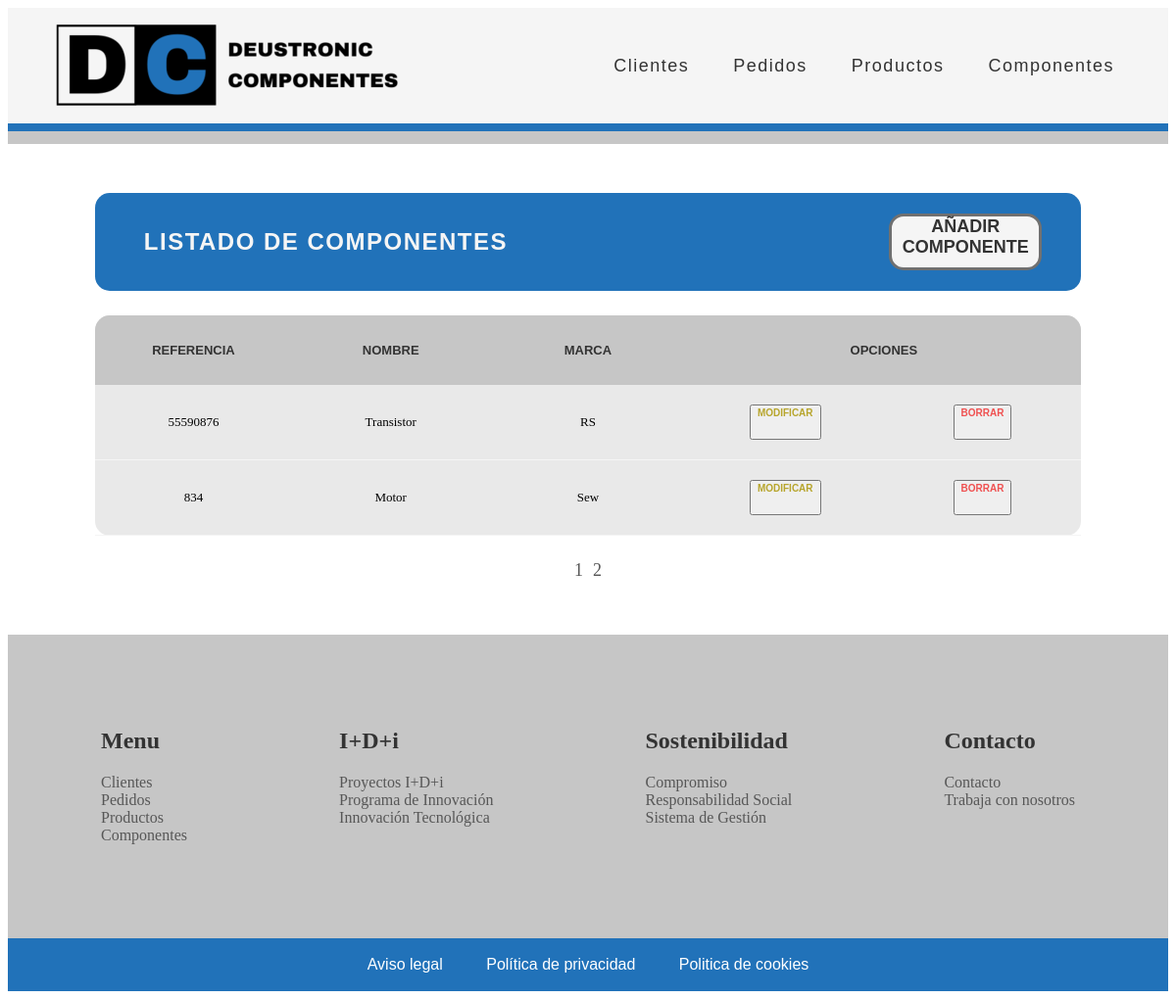
The app's page /appGestionPedidos/componente/list, older data.
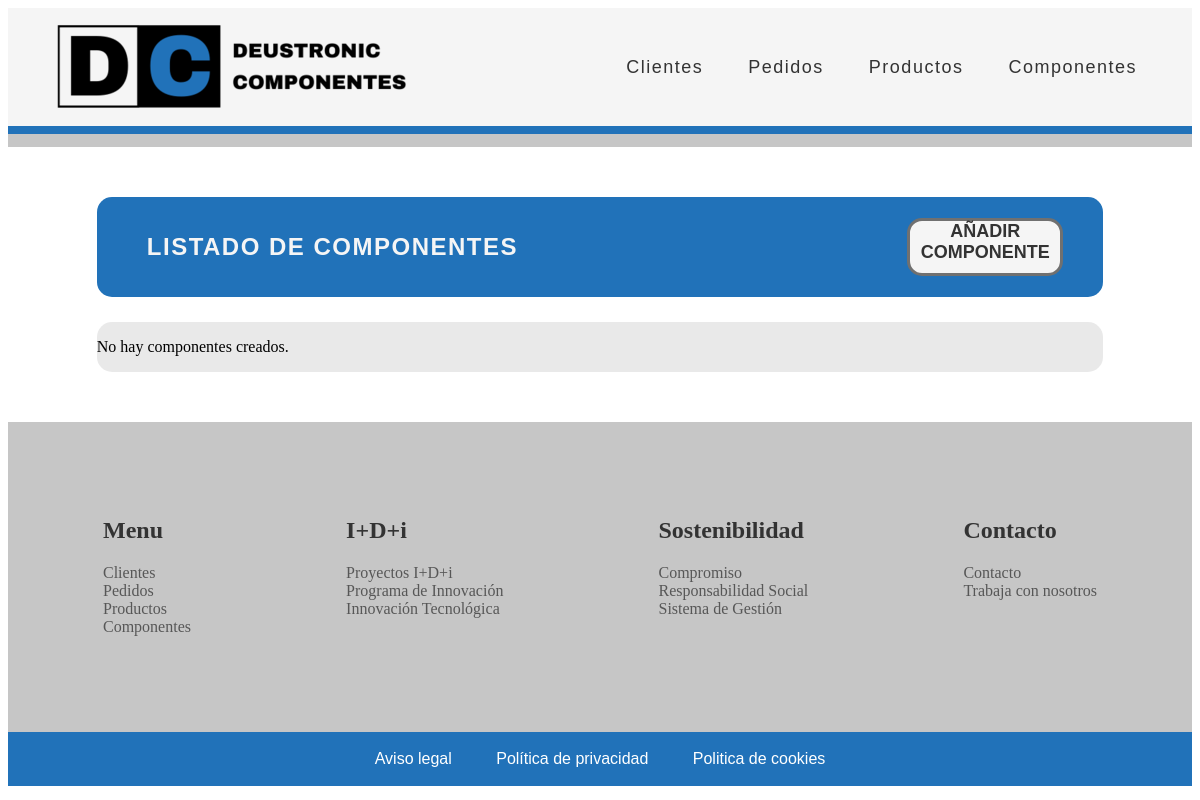
The same page, newer data.
### appGestionPedidos/models.py (models this page shows, shortened)
class Componente(models.Model):
    codigoReferencia = models.IntegerField(unique=True)
    nombreModelo = models.CharField(max_length=16)
    marca = models.CharField(max_length=16)

### appGestionPedidos/views.py (the view)
# urls.py: path('componente/list', views.ComponenteListView.as_view(), name='componente'),
class ComponenteListView(ListView):
    model = Componente
    paginate_by = 2

### appGestionPedidos/templates/appGestionPedidos/componente_list.html (shortened to what this page needs)
{% extends "base.html" %}
{% load static %}
{% block contenido %}
<div class="main_container">
    <div class="main_title_container">
        <div class="main_title">
            <h2>LISTADO DE COMPONENTES</h2>
        </div>
        <a href="/appGestionPedidos/componente/create" alt="crear_cliente">AÑADIR COMPONENTE</a>
    </div>
    <div class="main_table_container">
        {% if componente_list %}
        <table class="main_table">
            <thead>
                <tr>
                    <th>Referencia</th>
                    <th>Nombre</th>
                    <th>Marca</th>
                    <th class="main_table_esp_1" colspan="2">Opciones</th>
                </tr>
            </thead>
            {% for componente in componente_list %}
            <tbody class="main_table_contenido">
                <tr>
                    <td>{{ componente.codigoReferencia }}</td>
                    <td>{{ componente.nombreModelo }}</td>
                    <td>{{ componente.marca }}</td>
                    <td class="main_table_esp_modificar">
                        <button><a href="/appGestionPedidos/modificar-componente/{{ componente.id }}">MODIFICAR</a></button>
                    </td>
                    <td class="main_table_esp_borrar">
                        <button><a class="btnEliminacion" href="/appGestionPedidos/eliminar-componente/{{ componente.id }}">BORRAR</a></button>
                    </td>
                </tr>
            </tbody>
            {% endfor %}
        </table>
        {% else %}
        <p>No hay componentes creados.</p>
        {% endif %}
    </div>
    {% if is_paginated %}
    <div class="pagination">
        {% for i in paginator.page_range %}
        <a {% if page_obj.number == i %} class="active" {% endif %} href="?page={{i}}">{{ i }}</a>
        {% endfor %}
    </div>
    {% endif %}
</div>
{% endblock %}

Row changes from the older to the newer data that the page shows:
removed Componente: codigoReferencia "55590876", nombreModelo "Transistor", marca "RS"
removed Componente: codigoReferencia "834", nombreModelo "Motor", marca "Sew"
Text that changed along with them:
text no longer shown: "REFERENCIA NOMBRE MARCA OPCIONES"
text now shown: "No hay componentes creados."
list line gone: "1"
list line gone: "2"
